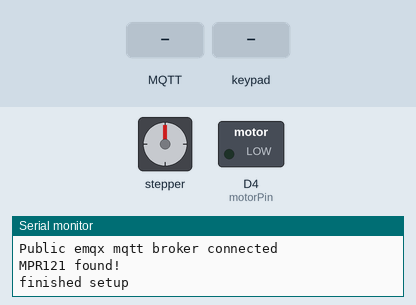
Recording of a sketch running on a simulated ESP8266 (NodeMCU). Shown: stepper motor, switched loads named in the sketch (green lamp = pin HIGH), the last lines printed to the serial monitor. The test bench sets the inputs (shaded band). WiFi joins after 1.5 s; servers stay silent unless stated; no MQTT or app messages arrive unless stated; stepper angles assume 4096 steps per turn.

Above: at 2.8 s.
2.9 s: MQTT message "1" arrives on the first subscribed topic
At 3.4 s:
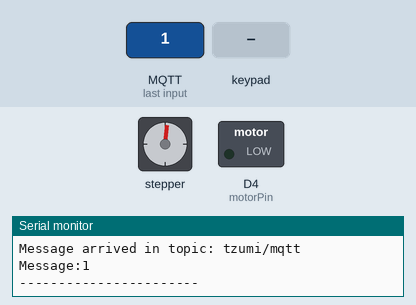
5.9 s: keypad keys 1 2 3 4 4 3 2 1 pressed 0.4 s apart
At 6.01 s:
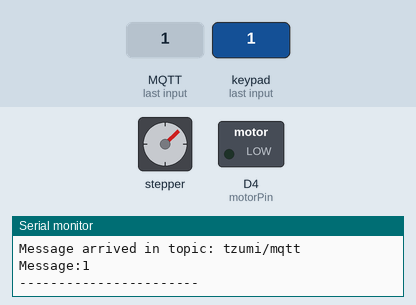
10.6 s: MQTT message "vita43" arrives on the first subscribed topic
At 11.1 s:
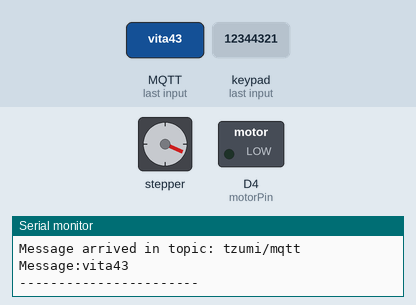
13.6 s: MQTT message "ppau3000" arrives on the first subscribed topic
At 13.93 s:
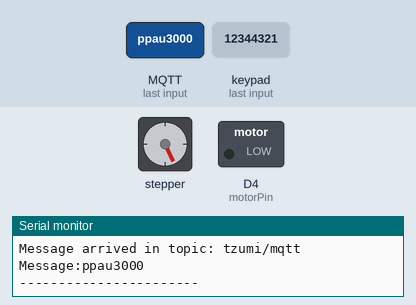
16.6 s: MQTT message "on" arrives on the first subscribed topic
19.6 s: keypad keys 1 2 3 4 4 3 2 1 A pressed 0.4 s apart
Timing chart, 0 to 25.7 s (numbered marks = the images above; inputs shaded):
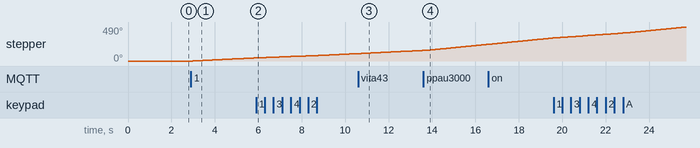

Measured:
- after the input at 2.9 s, stepper: keeps turning clockwise at about 16°/s, starting after 0.07 s

The sketch:

tzumi-Esp8266-code.ino
```cpp
#include <Stepper.h>
#include <ESP8266WiFi.h>
#include <PubSubClient.h>
#include "mqtt_broker.h";
#include "wifi_conf.h";
#include "stepper.h";
#include "Adafruit_MPR121.h"
#include "speed_controller.h";
#include "MPR121.h";
/////////////////////////////////////

//bool UP = 0; //flag to recognize occurance only once at a time
//bool DOWN = 0;//flag to recognize occurance only once at a time
//bool motor_is_spinning = false; // flag for motor
//int nextSpeedIndex;
int motorPin = D4; //motor transistor is connected to pin 3
int ANGRY_TZUMI = 0;
unsigned long prevMillis = 0;

void setup() {
  pinMode(motorPin, OUTPUT);
  yield();
  Serial.begin(9600);
  connectToWifi();
  connectAsMQTTClient();
  if (!cap.begin(0x5A)) {
    Serial.println("MPR121 not found, check wiring?");
    while (1);
  }
  Serial.println("MPR121 found!");
  yield();
  Serial.println("finished setup");
}

void loop() {
  unsigned long currentMillis = millis();
  //to recieve MQTT broker messages
  client.loop();
  yield();

  //START SPINNING IF INPUT IS '1' AND NOT SPINNING ALREADY
  if (movementDetection == '1' && SPINNING == 0) {
    SPINNING = 1;
    prevMillis = currentMillis;
    yield();
  }

  if (SPINNING) {

    if (currentMillis - prevMillis > 5000) {
      ANGRY_TZUMI = 1;
      //Serial.println("ANGRY!!");
    }
      //STEPPER ADVANCES
      myStepper.step(1);
      yield();
      //Serial.println(speeds[speed_index]);
      delay(speeds[speed_index] - (ANGRY_TZUMI * kick_for_tzumi));
      //Serial.println(speeds[speed_index]);
      yield();
      delayMicroseconds(1500);

      //CHECK TOUCHES
      detect_touches();
      yield();
      sumButtons = buttons[0] + buttons[1] + buttons[2] + buttons[3];
      speed_index = sumButtons;

      if (speed_index > 0) {
        prevMillis = currentMillis;
      }

      yield();
      //Serial.print(speed_index);
      //Serial.println("  touches");
      lasttouched = currtouched;

      //CHECK THAT ALL TOUCHED - STOP SPINNING
    if (speed_index == 4) {
      SPINNING = 0;
      movementDetection = '0';
      ANGRY_TZUMI = 0;
      yield();
        digitalWrite(motorPin, HIGH); //vibrate
        delay(400);  // delay one second
        digitalWrite(motorPin, LOW);  //stop vibrating
        yield();
        //Serial.println("supposed to vibrate");
      }
  }

  //  return;
  //  error_message_MPR121();
}


//activated when phone up and this is the first time since it was down
//void checkPhoneUpMovement() {
// if (FLAG_FOR_MOVEMENT == PHONE_UP && UP == 0) {
//  UP = 1;
//    DOWN = 0;
//    Serial.println("phone up!!!");
//    delay(15);
// }
//}

//activated when phone down and this is the first time since it was up
//void checkPhoneDownMovement() {
// if (FLAG_FOR_MOVEMENT == PHONE_DOWN && DOWN == 0) {
//   UP = 0;
//   DOWN = 1;
//  Serial.println("phone down!!!");
//   delay(15);
//}
//}
```

MPR121.h
```cpp
#ifndef _BV
#define _BV(bit) (1 << (bit))
#endif

// You can have up to 4 on one i2c bus but one is enough for testing!
Adafruit_MPR121 cap = Adafruit_MPR121();

// Keeps track of the last pins touched
// so we know when buttons are 'released'
uint16_t lasttouched = 0;
uint16_t currtouched = 0;

int sumButtons = 0;
int buttons[] = {0, 0, 0, 0};

void print_message() {
//  Serial.print("sum is :  ");
//  Serial.println(speed_index);
//  Serial.print("delay is :  ");
//  Serial.println(speeds[speed_index]);
}

void detect_touches () {
  // Get the currently touched pads
  currtouched = cap.touched();

  for (uint8_t i = 0; i < 12; i++) {
    // it if *is* touched and *wasnt* touched before, alert!
    if ((currtouched & _BV(i)) && !(lasttouched & _BV(i)) ) {
      //Serial.print(i); Serial.println(" touched");
      yield();
      buttons[i / 3] = 1;
    }
    // if it *was* touched and now *isnt*, alert!
    if (!(currtouched & _BV(i)) && (lasttouched & _BV(i)) ) {
      //Serial.print(i); Serial.println(" released");
      yield();
      buttons[i / 3] = 0;
    }
  }
}

void error_message_MPR121() {
  // debugging info, what
  Serial.print("\t\t\t\t\t\t\t\t\t\t\t\t\t 0x"); Serial.println(cap.touched(), HEX);
  Serial.print("Filt: ");
  for (uint8_t i = 0; i < 12; i++) {
    Serial.print(cap.filteredData(i)); Serial.print("\t");
  }
  Serial.println();
  Serial.print("Base: ");
  for (uint8_t i = 0; i < 12; i++) {
    Serial.print(cap.baselineData(i)); Serial.print("\t");
  }
  Serial.println();

  // put a delay so it isn't overwhelming
  delay(100);
}
```

mqtt_broker.h
```cpp
// MQTT Broker
const char *mqtt_broker = "broker.emqx.io";
const char *topic = "tzumi/mqtt";
const char *mqtt_username = "emqx";
const char *mqtt_password = "public";
const int mqtt_port = 1883;

int PHONE_DOWN = 0;
int PHONE_UP = 1;

int FLAG_FOR_MOVEMENT = PHONE_DOWN;
char movementDetection = '0';

WiFiClient espClient;
PubSubClient client(espClient);

void printMessage(char *topic, byte *payload, unsigned int length) {
  Serial.print("Message arrived in topic: ");
  Serial.println(topic);
  Serial.print("Message:");
  for (int i = 0; i < length; i++) {
    Serial.print((char) payload[i]);
  }
  Serial.println();
  Serial.println("-----------------------");
}

//reads input message and updates flag
void callback(char *topic, byte *payload, unsigned int length) {
  printMessage(topic, payload, length);
  movementDetection = (char) payload[0];

  if (movementDetection != '0' && movementDetection != '1') {
    movementDetection = '0';  //IF INVALID INPUT - DON'T SPIN
  }
  /*    FOR PHYPHOX - ACCELEROMETER
  if (movementDetection == (char)'M' && FLAG_FOR_MOVEMENT == PHONE_DOWN) {
    FLAG_FOR_MOVEMENT = PHONE_UP;
    delay(15);
  }
  if (movementDetection == (char)'D' && FLAG_FOR_MOVEMENT == PHONE_UP) {
    FLAG_FOR_MOVEMENT = PHONE_DOWN;
    delay(15);
  }
  */
}


//used only in setup to connect - DO NOT TOUCH
void connectAsMQTTClient() {
  client.setServer(mqtt_broker, mqtt_port);
  client.setCallback(callback);
  while (!client.connected()) {
    String client_id = "esp8266-client-";
    client_id += String(WiFi.macAddress());
    Serial.printf("The client %s connects to the public mqtt broker\n", client_id.c_str());
    if (client.connect(client_id.c_str(), mqtt_username, mqtt_password)) {
      Serial.println("Public emqx mqtt broker connected");
    } else {
      Serial.print("failed with state ");
      Serial.print(client.state());
      delay(2000);
    }
  }
  // publish and subscribe
  client.publish(topic, "hello emqx");
  client.subscribe(topic);
}
```

speed_controller.h
```cpp
int speeds[] = {3, 10, 14, 20, 18};                        //speeds (stop , slow , fast)
int speed_index = 0;                         //index for next speed array (circle)
int SIZE_OF_SPEED_LIST = sizeof(speeds) / sizeof(speeds[0]); //length of array
int SPINNING = 0;
int kick_for_tzumi = 3;

/*
//updates speed index circularly
void updateIndex(int sumButtons) {
  //speed_index = (speed_index + 1) % SIZE_OF_SPEED_LIST;
  speed_index = sumButtons % SIZE_OF_SPEED_LIST;
}
*/
```

stepper.h
```cpp
#include <Stepper.h>

const int stepsPerRevolution = 4096;  // number of steps per revolution for the motor
Stepper myStepper(stepsPerRevolution, D5, D7, D6, D8); // initialize the stepper library on pins 5 through 8. notice the order.
```

wifi_conf.h
```cpp
// WiFi
//const char *ssid = "Tzumi"; // Enter your WiFi name
//const char *password = "12345678";  // Enter WiFi password
//const char *ssid = "vita43"; // Enter your WiFi name
//const char *password = "tiger1tiger2";  // Enter WiFi password
//const char *ssid = "AndroidAP5F5D"; // Enter your WiFi name
//const char *password = "ppau3000";  // Enter WiFi password
const char *ssid = "LAPTOP-AOJBCGV6 3699"; // Enter your WiFi name
const char *password = "12344321";  // Enter WiFi password


void connectToWifi() {
  WiFi.begin(ssid, password);
  while (WiFi.status() != WL_CONNECTED) {
    delay(500);
    Serial.println("Connecting to WiFi..");
  }
  Serial.println("Connected to the WiFi network");
}
```
